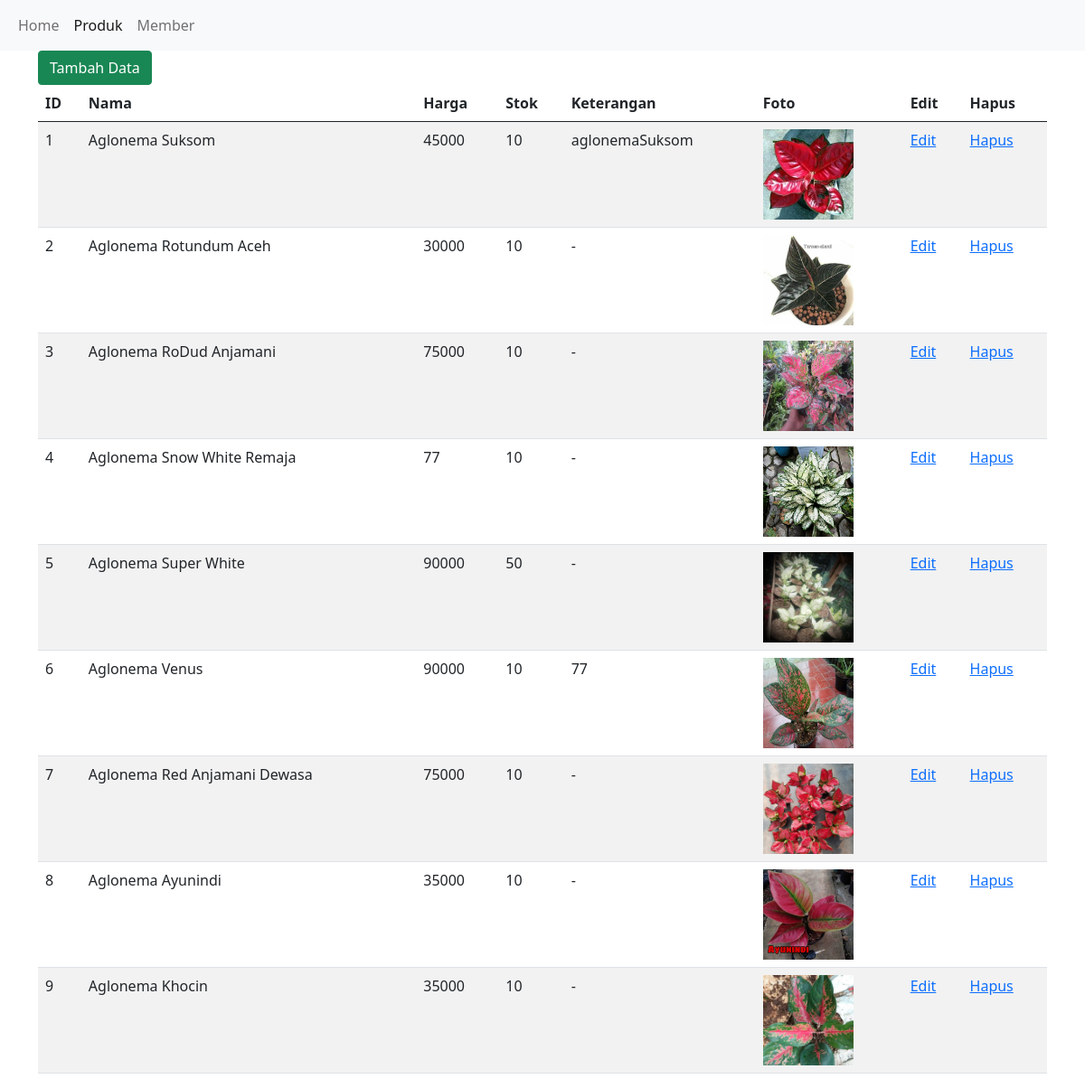
Page /pertemuan-8/toko_abc/produk.php on the committed database.
### tables this page shows
CREATE TABLE `barang` (
  `id` int(11) NOT NULL,
  `nama` varchar(40) DEFAULT NULL,
  `hrg` double DEFAULT NULL,
  `jml` int(11) DEFAULT NULL,
  `keterangan` varchar(100) DEFAULT NULL,
  `foto` varchar(255) DEFAULT NULL,
  PRIMARY KEY (`id`)
);

### pertemuan-8/toko_abc/Database.php (called while the page is built, shortened)
<?php
class Database {
    public $conn;
    function __construct() {
        $this->conn = new mysqli(DB_SERVER, DB_USER, DB_PASS, DB_NAME);
    }
    public function produkAll() {
        $sql = "SELECT * FROM barang";
        $hasil = $this->conn->query($sql);
        return $hasil;
    }
}
?>

### pertemuan-8/toko_abc/produk.php (the view, shortened to what this page needs)
<!DOCTYPE html>
<html lang="en">
<head>
    <link href="https://cdn.jsdelivr.net/npm/bootstrap@5.1.0/dist/css/bootstrap.min.css" rel="stylesheet">
</head>
<body>
    <nav class="navbar navbar-expand-lg navbar-light bg-light">
        <div class="container-fluid">
            <div class="collapse navbar-collapse" id="navbarNav">
                <ul class="navbar-nav">
                    <li class="nav-item">
                        <a href="index.php" class="nav-link">Home</a>
                    </li>
                    <li class="nav-item">
                        <a href="#" class="nav-link active" aria-current="page">Produk</a>
                    </li>
                    <li class="nav-item">
                        <a href="member.php" class="nav-link">Member</a>
                    </li>
                </ul>
            </div>
        </div>
    </nav>
    <div class="container">
    <?php
    require_once "Database.php";
    $db = new Database();
    $hasil = $db->produkAll();
    echo "<a href='addBrg.php' class='btn btn-success text-white'>Tambah Data</a>";
    if ($hasil->num_rows > 0) {
        echo "<table class='table table-striped'>
            <thead>
                <tr>
                    <th scope='col'>ID</th>
                    <th scope='col'>Nama</th>
                    <th scope='col'>Harga</th>
                    <th scope='col'>Stok</th>
                    <th scope='col'>Keterangan</th>
                    <th scope='col'>Foto</th>
                    <th scope='col'>Edit</th>
                    <th scope='col'>Hapus</th>
                </tr>
            </thead>
            <tbody>";
            while ($row = $hasil->fetch_assoc()) {
                $teks = "<tr>";
                $teks .= "<td>".$row["id"]."</td>";
                $teks .= "<td>".$row["nama"]."</td>";
                $teks .= "<td>".$row["hrg"]."</td>";
                $teks .= "<td>".$row["jml"]."</td>";
                $teks .= "<td>".$row["keterangan"]."</td>";
                $teks .= "<td><img src='img/".$row["foto"]."' style='width:100px; height: 100px;'></img></td>";
                $teks .= "<td><a href='editBrg.php?id=".htmlentities($row["id"])."'>Edit</a></td>";
                $teks .= "<td><a href='delBrg.php?id=".htmlentities($row["id"])."'>Hapus</a></td>";
                $teks .= "</tr>";
                echo $teks;
            }
        echo "</tbody>
        </table>";
    } else {
        echo "Jumlah record: 0";
    }
    ?>
    </div>
</body>
</html>

### rows in the picture
barang: id "1", nama "Aglonema Suksom", hrg "45000", jml "10", keterangan "aglonemaSuksom", foto (picture)
barang: id "2", nama "Aglonema Rotundum Aceh", hrg "30000", jml "10", keterangan "-", foto (picture)
barang: id "3", nama "Aglonema RoDud Anjamani", hrg "75000", jml "10", keterangan "-", foto (picture)
barang: id "4", nama "Aglonema Snow White Remaja", hrg "77", jml "10", keterangan "-", foto (picture)
barang: id "5", nama "Aglonema Super White", hrg "90000", jml "50", keterangan "-", foto (picture)
barang: id "6", nama "Aglonema Venus", hrg "90000", jml "10", keterangan "77", foto (picture)
barang: id "7", nama "Aglonema Red Anjamani Dewasa", hrg "75000", jml "10", keterangan "-", foto (picture)
barang: id "8", nama "Aglonema Ayunindi", hrg "35000", jml "10", keterangan "-", foto (picture)
barang: id "9", nama "Aglonema Khocin", hrg "35000", jml "10", keterangan "-", foto (picture)
